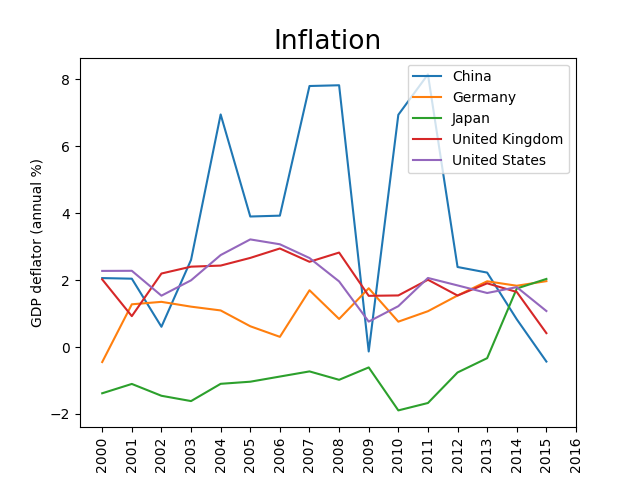

Generate this figure with Python:
# Libraries
import pandas_datareader.wb as wb
import numpy as np
import matplotlib.pyplot as plt

# Get data (wb.search('gdp.*capita.*const').iloc[:,:2]) 6.0.GDP_growth
dat = wb.download(indicator='NY.GDP.DEFL.KD.ZG', country=['US','CN','JP','DE','GB'], start=2000, end=2017)
x = np.array(dat.index.get_level_values(1)).astype(int)

my_countries = dat.index.levels[0].values
x = dat.loc[my_countries[0]].index.get_level_values(0).values.astype(int)

# Plot
plt.figure(1)
for i in range(0,len(my_countries)):
    plt.subplot(111)
    y = dat.loc[my_countries[i]].values.flatten()
    plt.plot(x, y, label = my_countries[i])
plt.title('Inflation', fontsize=19)
plt.xlabel('year')
plt.ylabel('GDP deflator (annual %)')
plt.legend(loc=1)
plt.xticks(x, rotation=90)
plt.savefig('inflation.png')
